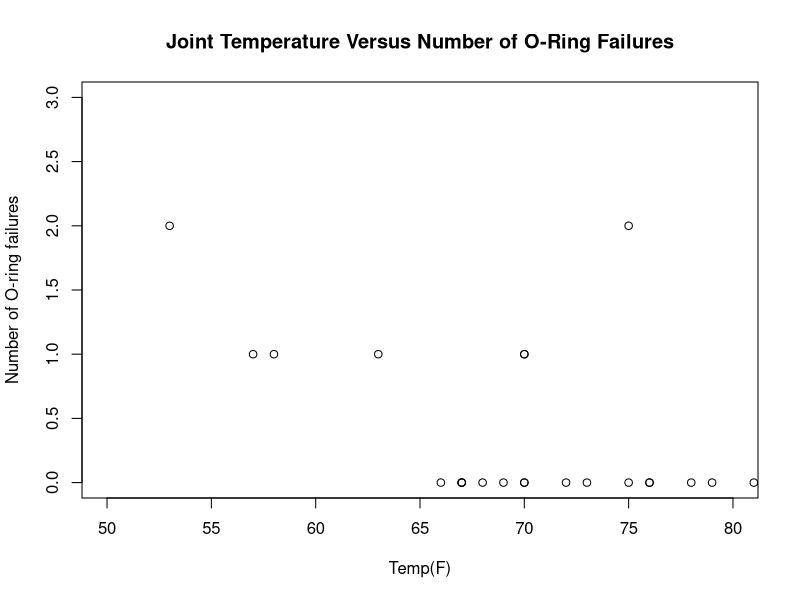
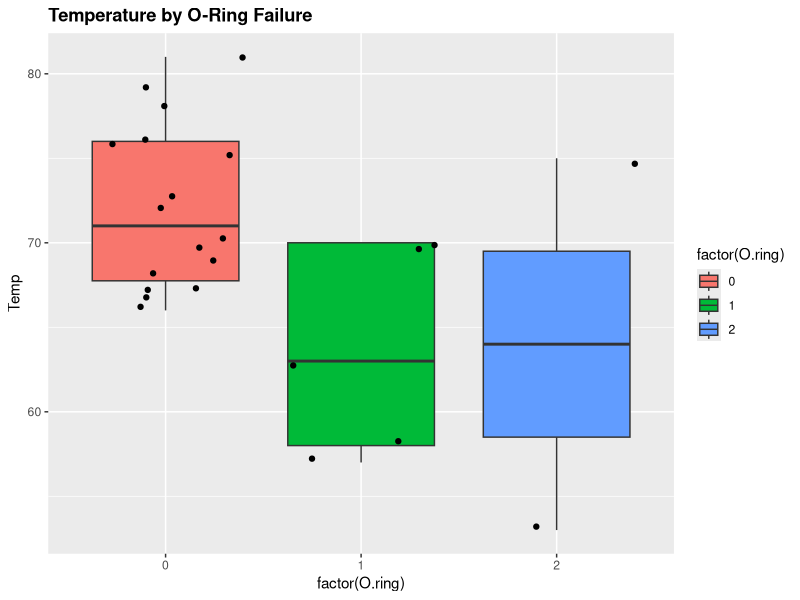
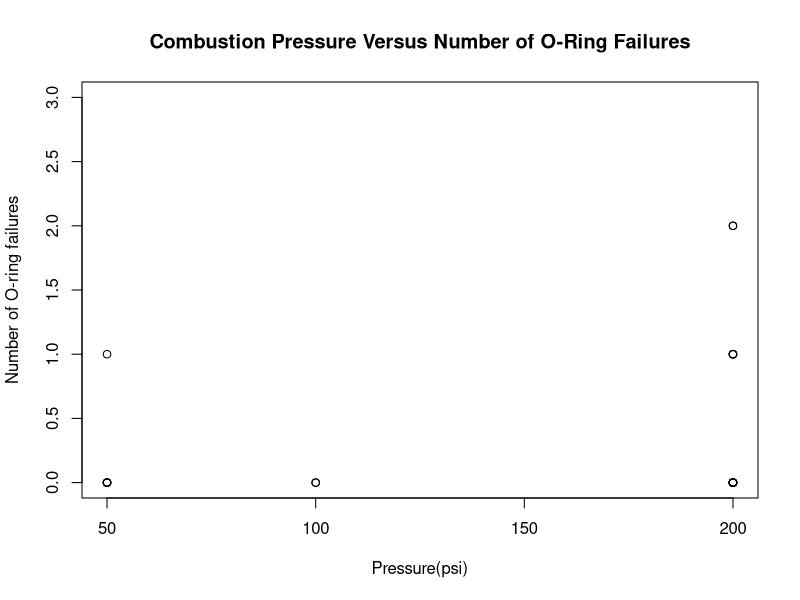
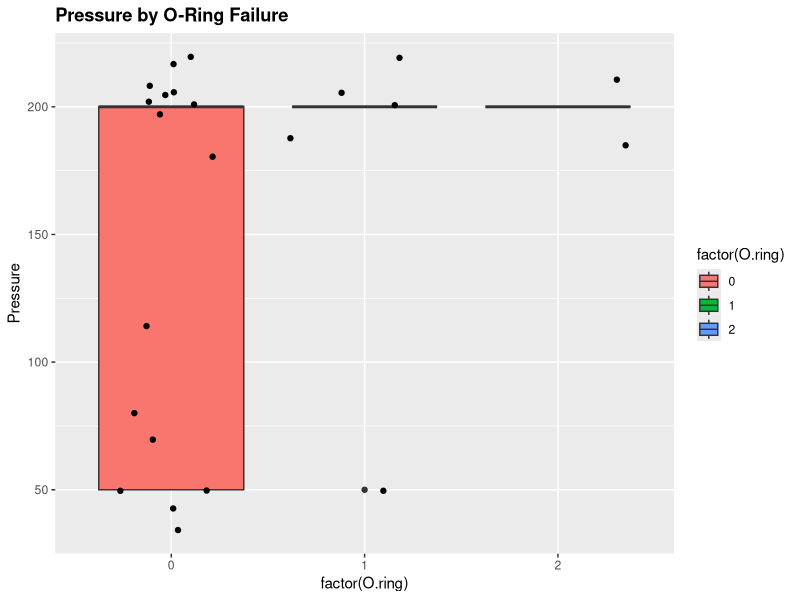

Write the R code that produced these figures, in order. (Note: this script raises an error after producing the figures.)
## ---- chunk 1
library(knitr)
opts_chunk$set(tidy.opts=list(width.cutoff=60),tidy=TRUE)
## ---- chunk 2
challenger <- read.table(file = "./dataset/challenger.csv", header=TRUE, sep=",")
summary(challenger)
## ---- chunk 3
# list rows of data that have missing values 
challenger[!complete.cases(challenger),] # no missing values
## ---- chunk 4
plot(x = challenger$Temp, y =challenger$O.ring, ylab='Number of O-ring failures', xlab='Temp(F)',
     main = 'Joint Temperature Versus Number of O-Ring Failures', xlim=c(50,80), ylim=c(0,3))
## ---- chunk 5
library(ggplot2)
# temperature by o-ring failure
ggplot(challenger, aes(factor(O.ring), Temp)) +
  geom_boxplot(aes(fill = factor(O.ring))) + 
  geom_jitter() +
  ggtitle("Temperature by O-Ring Failure") + 
  theme(plot.title = element_text(lineheight=1, face="bold")) 
## ---- chunk 6
plot(x = challenger$Pressure, y =challenger$O.ring, ylab='Number of O-ring failures', xlab='Pressure(psi)', main = 'Combustion Pressure Versus Number of O-Ring Failures', xlim=c(50,200), ylim=c(0,3))
## ---- chunk 7
# pressure by o-ring failure
ggplot(challenger, aes(factor(O.ring), Pressure)) +
  geom_boxplot(aes(fill = factor(O.ring))) + 
  geom_jitter() +
  ggtitle("Pressure by O-Ring Failure") + 
  theme(plot.title = element_text(lineheight=1, face="bold")) 
## ---- chunk 8
challenger$Fail <- ifelse(challenger$O.ring>=1, 1, 0)
head(challenger)
## ---- chunk 9
challenger.glm <- glm(Fail ~ Temp + Pressure, 
               family = binomial, data = challenger)
summary(challenger.glm)
## ---- chunk 10
challenger.glm.H0 <- glm(Fail ~ Temp, family = binomial, data=challenger)

anova(challenger.glm.H0, challenger.glm, test='Chisq')
## ---- chunk 11
library(car)
Anova(mod = challenger.glm, test = 'LR')
## ---- chunk 12
challenger.glm.temp <- glm(formula = Fail ~ Temp, family = binomial(link=logit), data = challenger)
summary(challenger.glm.temp)
## ---- chunk 13
# Find the observed proportion of failure at each Temp
w <- aggregate(formula = Fail ~ Temp, data = challenger, FUN = sum)
n <- aggregate(formula = Fail ~ Temp, data = challenger, FUN = length)
w.n <- data.frame(Temp = w$Temp, success = w$Fail,
                  trials = n$Fail, proportion = round(w$Fail/n$Fail, 4))
head(w.n)
## ---- chunk 14
# Plot of the observed proportions with logistic regression model

plot(x = w$Temp, y = w$Fail/n$Fail, xlab = "Temperature", ylab = "Estimated Probability of Failure",
     panel.first = grid(col="gray", lty = "dotted"), main = '(1) ⇡ vs. Temp')

# Put estimated logistic regression model on the plot
curve(expr = predict(object = challenger.glm.temp, newdata = data.frame(Temp = x), type = "response"),
                                                                        add = TRUE,
                                                                        xlim = c(31,81))
## ---- chunk 15
plot(x = w$Temp, y = w$Fail/n$Fail, xlab = "Temperature", ylab = "Estimated Probability of Failure",
     panel.first = grid(col="gray", lty = "dotted"), main = '⇡ vs. Temp with C.I. Bands')

# Put estimated logistic regression model on the plot
curve(expr = predict(object = challenger.glm.temp, newdata = data.frame(Temp = x), type = "response"),
                                                                        add = TRUE,
                                                                        xlim = c(31,81))

# Create C.I. function
conf.int <- function(newdata, mod, alpha){
  linear.pred <- predict(object = mod, newdata= newdata, type = 'link', se = TRUE)
  CI.lin.pred.lower <- linear.pred$fit - qnorm(p = 1-alpha/2) * linear.pred$se
  CI.lin.pred.upper <- linear.pred$fit + qnorm(p = 1-alpha/2) * linear.pred$se
  CI.pi.lower <- exp(CI.lin.pred.lower) / (1+exp(CI.lin.pred.lower))
  CI.pi.upper <- exp(CI.lin.pred.upper) / (1+exp(CI.lin.pred.upper))
  list(lower = CI.pi.lower, upper = CI.pi.upper)
}

# Add 95% Wald C.I. bands
curve(expr = conf.int(newdata=data.frame(Temp=x), mod = challenger.glm.temp, alpha = 0.05)$lower,
                      col='blue', lty = 'dotdash', add = TRUE, xlim = c(31,81))
curve(expr = conf.int(newdata=data.frame(Temp=x), mod = challenger.glm.temp, alpha = 0.05)$upper,
                      col='blue', lty = 'dotdash', add = TRUE, xlim = c(31,81))
